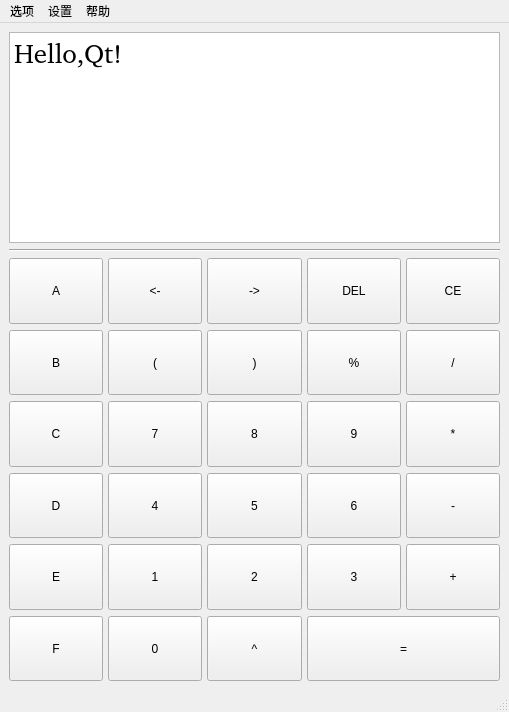
<?xml version="1.0" encoding="UTF-8"?>
<ui version="4.0">
 <class>MainWindow</class>
 <widget class="QMainWindow" name="MainWindow">
  <property name="geometry">
   <rect>
    <x>0</x>
    <y>0</y>
    <width>509</width>
    <height>712</height>
   </rect>
  </property>
  <property name="windowTitle">
   <string>MainWindow</string>
  </property>
  <widget class="QWidget" name="centralwidget">
   <property name="styleSheet">
    <string notr="true">*{font: normal 20px “微软雅黑”;}
</string>
   </property>
   <layout class="QGridLayout" name="gridLayout_2">
    <item row="2" column="0" rowspan="2">
     <layout class="QGridLayout" name="gridLayout">
      <property name="sizeConstraint">
       <enum>QLayout::SetMaximumSize</enum>
      </property>
      <property name="horizontalSpacing">
       <number>5</number>
      </property>
      <item row="3" column="1">
       <widget class="QPushButton" name="pushButton_4">
        <property name="sizePolicy">
         <sizepolicy hsizetype="Expanding" vsizetype="Expanding">
          <horstretch>0</horstretch>
          <verstretch>0</verstretch>
         </sizepolicy>
        </property>
        <property name="text">
         <string>4</string>
        </property>
       </widget>
      </item>
      <item row="1" column="2">
       <widget class="QPushButton" name="pushButton_right_bracket">
        <property name="sizePolicy">
         <sizepolicy hsizetype="Expanding" vsizetype="Expanding">
          <horstretch>0</horstretch>
          <verstretch>0</verstretch>
         </sizepolicy>
        </property>
        <property name="text">
         <string>)</string>
        </property>
       </widget>
      </item>
      <item row="2" column="1">
       <widget class="QPushButton" name="pushButton_7">
        <property name="sizePolicy">
         <sizepolicy hsizetype="Expanding" vsizetype="Expanding">
          <horstretch>0</horstretch>
          <verstretch>0</verstretch>
         </sizepolicy>
        </property>
        <property name="text">
         <string>7</string>
        </property>
       </widget>
      </item>
      <item row="3" column="0">
       <widget class="QPushButton" name="pushButton_D">
        <property name="sizePolicy">
         <sizepolicy hsizetype="Expanding" vsizetype="Expanding">
          <horstretch>0</horstretch>
          <verstretch>0</verstretch>
         </sizepolicy>
        </property>
        <property name="text">
         <string>D</string>
        </property>
       </widget>
      </item>
      <item row="4" column="1">
       <widget class="QPushButton" name="pushButton_1">
        <property name="sizePolicy">
         <sizepolicy hsizetype="Expanding" vsizetype="Expanding">
          <horstretch>0</horstretch>
          <verstretch>0</verstretch>
         </sizepolicy>
        </property>
        <property name="text">
         <string>1</string>
        </property>
       </widget>
      </item>
      <item row="3" column="3">
       <widget class="QPushButton" name="pushButton_6">
        <property name="sizePolicy">
         <sizepolicy hsizetype="Expanding" vsizetype="Expanding">
          <horstretch>0</horstretch>
          <verstretch>0</verstretch>
         </sizepolicy>
        </property>
        <property name="text">
         <string>6</string>
        </property>
       </widget>
      </item>
      <item row="2" column="4">
       <widget class="QPushButton" name="pushButton_multiply">
        <property name="sizePolicy">
         <sizepolicy hsizetype="Expanding" vsizetype="Expanding">
          <horstretch>0</horstretch>
          <verstretch>0</verstretch>
         </sizepolicy>
        </property>
        <property name="text">
         <string>*</string>
        </property>
       </widget>
      </item>
      <item row="0" column="4">
       <widget class="QPushButton" name="pushButton_CE">
        <property name="sizePolicy">
         <sizepolicy hsizetype="Expanding" vsizetype="Expanding">
          <horstretch>0</horstretch>
          <verstretch>0</verstretch>
         </sizepolicy>
        </property>
        <property name="text">
         <string>CE</string>
        </property>
       </widget>
      </item>
      <item row="3" column="4">
       <widget class="QPushButton" name="pushButton_subtract">
        <property name="sizePolicy">
         <sizepolicy hsizetype="Expanding" vsizetype="Expanding">
          <horstretch>0</horstretch>
          <verstretch>0</verstretch>
         </sizepolicy>
        </property>
        <property name="text">
         <string>-</string>
        </property>
       </widget>
      </item>
      <item row="2" column="2">
       <widget class="QPushButton" name="pushButton_8">
        <property name="sizePolicy">
         <sizepolicy hsizetype="Expanding" vsizetype="Expanding">
          <horstretch>0</horstretch>
          <verstretch>0</verstretch>
         </sizepolicy>
        </property>
        <property name="text">
         <string>8</string>
        </property>
       </widget>
      </item>
      <item row="2" column="3">
       <widget class="QPushButton" name="pushButton_9">
        <property name="sizePolicy">
         <sizepolicy hsizetype="Expanding" vsizetype="Expanding">
          <horstretch>0</horstretch>
          <verstretch>0</verstretch>
         </sizepolicy>
        </property>
        <property name="text">
         <string>9</string>
        </property>
       </widget>
      </item>
      <item row="5" column="0">
       <widget class="QPushButton" name="pushButton_F">
        <property name="sizePolicy">
         <sizepolicy hsizetype="Expanding" vsizetype="Expanding">
          <horstretch>0</horstretch>
          <verstretch>0</verstretch>
         </sizepolicy>
        </property>
        <property name="text">
         <string>F</string>
        </property>
       </widget>
      </item>
      <item row="4" column="2">
       <widget class="QPushButton" name="pushButton_2">
        <property name="sizePolicy">
         <sizepolicy hsizetype="Expanding" vsizetype="Expanding">
          <horstretch>0</horstretch>
          <verstretch>0</verstretch>
         </sizepolicy>
        </property>
        <property name="text">
         <string>2</string>
        </property>
       </widget>
      </item>
      <item row="4" column="3">
       <widget class="QPushButton" name="pushButton_3">
        <property name="sizePolicy">
         <sizepolicy hsizetype="Expanding" vsizetype="Expanding">
          <horstretch>0</horstretch>
          <verstretch>0</verstretch>
         </sizepolicy>
        </property>
        <property name="text">
         <string>3</string>
        </property>
       </widget>
      </item>
      <item row="0" column="3">
       <widget class="QPushButton" name="pushButton_DEL">
        <property name="sizePolicy">
         <sizepolicy hsizetype="Expanding" vsizetype="Expanding">
          <horstretch>0</horstretch>
          <verstretch>0</verstretch>
         </sizepolicy>
        </property>
        <property name="text">
         <string>DEL</string>
        </property>
       </widget>
      </item>
      <item row="0" column="2">
       <widget class="QPushButton" name="pushButton_right">
        <property name="sizePolicy">
         <sizepolicy hsizetype="Expanding" vsizetype="Expanding">
          <horstretch>0</horstretch>
          <verstretch>0</verstretch>
         </sizepolicy>
        </property>
        <property name="text">
         <string>-&gt;</string>
        </property>
       </widget>
      </item>
      <item row="0" column="1">
       <widget class="QPushButton" name="pushButton_left">
        <property name="sizePolicy">
         <sizepolicy hsizetype="Expanding" vsizetype="Expanding">
          <horstretch>0</horstretch>
          <verstretch>0</verstretch>
         </sizepolicy>
        </property>
        <property name="text">
         <string>&lt;-</string>
        </property>
       </widget>
      </item>
      <item row="2" column="0">
       <widget class="QPushButton" name="pushButton_C">
        <property name="sizePolicy">
         <sizepolicy hsizetype="Expanding" vsizetype="Expanding">
          <horstretch>0</horstretch>
          <verstretch>0</verstretch>
         </sizepolicy>
        </property>
        <property name="text">
         <string>C</string>
        </property>
       </widget>
      </item>
      <item row="1" column="0">
       <widget class="QPushButton" name="pushButton_B">
        <property name="sizePolicy">
         <sizepolicy hsizetype="Expanding" vsizetype="Expanding">
          <horstretch>0</horstretch>
          <verstretch>0</verstretch>
         </sizepolicy>
        </property>
        <property name="text">
         <string>B</string>
        </property>
       </widget>
      </item>
      <item row="0" column="0">
       <widget class="QPushButton" name="pushButton_A">
        <property name="sizePolicy">
         <sizepolicy hsizetype="Expanding" vsizetype="Expanding">
          <horstretch>0</horstretch>
          <verstretch>0</verstretch>
         </sizepolicy>
        </property>
        <property name="text">
         <string>A</string>
        </property>
       </widget>
      </item>
      <item row="1" column="4">
       <widget class="QPushButton" name="pushButton_divide">
        <property name="sizePolicy">
         <sizepolicy hsizetype="Expanding" vsizetype="Expanding">
          <horstretch>0</horstretch>
          <verstretch>0</verstretch>
         </sizepolicy>
        </property>
        <property name="text">
         <string>/</string>
        </property>
       </widget>
      </item>
      <item row="3" column="2">
       <widget class="QPushButton" name="pushButton_5">
        <property name="sizePolicy">
         <sizepolicy hsizetype="Expanding" vsizetype="Expanding">
          <horstretch>0</horstretch>
          <verstretch>0</verstretch>
         </sizepolicy>
        </property>
        <property name="text">
         <string>5</string>
        </property>
       </widget>
      </item>
      <item row="1" column="1">
       <widget class="QPushButton" name="pushButton_left_bracket">
        <property name="sizePolicy">
         <sizepolicy hsizetype="Expanding" vsizetype="Expanding">
          <horstretch>0</horstretch>
          <verstretch>0</verstretch>
         </sizepolicy>
        </property>
        <property name="text">
         <string>(</string>
        </property>
       </widget>
      </item>
      <item row="1" column="3">
       <widget class="QPushButton" name="pushButton_mod">
        <property name="sizePolicy">
         <sizepolicy hsizetype="Expanding" vsizetype="Expanding">
          <horstretch>0</horstretch>
          <verstretch>0</verstretch>
         </sizepolicy>
        </property>
        <property name="text">
         <string>%</string>
        </property>
       </widget>
      </item>
      <item row="4" column="4">
       <widget class="QPushButton" name="pushButton_add">
        <property name="sizePolicy">
         <sizepolicy hsizetype="Expanding" vsizetype="Expanding">
          <horstretch>0</horstretch>
          <verstretch>0</verstretch>
         </sizepolicy>
        </property>
        <property name="text">
         <string>+</string>
        </property>
       </widget>
      </item>
      <item row="4" column="0">
       <widget class="QPushButton" name="pushButton_E">
        <property name="sizePolicy">
         <sizepolicy hsizetype="Expanding" vsizetype="Expanding">
          <horstretch>0</horstretch>
          <verstretch>0</verstretch>
         </sizepolicy>
        </property>
        <property name="text">
         <string>E</string>
        </property>
       </widget>
      </item>
      <item row="5" column="3" colspan="2">
       <widget class="QPushButton" name="pushButton_equal">
        <property name="sizePolicy">
         <sizepolicy hsizetype="Expanding" vsizetype="Expanding">
          <horstretch>0</horstretch>
          <verstretch>0</verstretch>
         </sizepolicy>
        </property>
        <property name="text">
         <string>=</string>
        </property>
       </widget>
      </item>
      <item row="5" column="1">
       <widget class="QPushButton" name="pushButton_0">
        <property name="sizePolicy">
         <sizepolicy hsizetype="Expanding" vsizetype="Expanding">
          <horstretch>0</horstretch>
          <verstretch>0</verstretch>
         </sizepolicy>
        </property>
        <property name="text">
         <string>0</string>
        </property>
       </widget>
      </item>
      <item row="5" column="2">
       <widget class="QPushButton" name="pushButton_power">
        <property name="sizePolicy">
         <sizepolicy hsizetype="Expanding" vsizetype="Expanding">
          <horstretch>0</horstretch>
          <verstretch>0</verstretch>
         </sizepolicy>
        </property>
        <property name="text">
         <string>^</string>
        </property>
       </widget>
      </item>
     </layout>
    </item>
    <item row="1" column="0">
     <widget class="Line" name="line">
      <property name="orientation">
       <enum>Qt::Horizontal</enum>
      </property>
     </widget>
    </item>
    <item row="0" column="0">
     <widget class="QTextBrowser" name="textBrowser">
      <property name="sizePolicy">
       <sizepolicy hsizetype="Expanding" vsizetype="Minimum">
        <horstretch>0</horstretch>
        <verstretch>0</verstretch>
       </sizepolicy>
      </property>
      <property name="font">
       <font>
        <family>“微软雅黑”</family>
        <pointsize>-1</pointsize>
        <weight>50</weight>
        <italic>false</italic>
        <bold>false</bold>
       </font>
      </property>
      <property name="cursor" stdset="0">
       <cursorShape>IBeamCursor</cursorShape>
      </property>
      <property name="tabletTracking">
       <bool>false</bool>
      </property>
      <property name="styleSheet">
       <string notr="true"/>
      </property>
      <property name="autoFormatting">
       <set>QTextEdit::AutoNone</set>
      </property>
      <property name="html">
       <string>&lt;!DOCTYPE HTML PUBLIC &quot;-//W3C//DTD HTML 4.0//EN&quot; &quot;http://www.w3.org/TR/REC-html40/strict.dtd&quot;&gt;
&lt;html&gt;&lt;head&gt;&lt;meta name=&quot;qrichtext&quot; content=&quot;1&quot; /&gt;&lt;style type=&quot;text/css&quot;&gt;
p, li { white-space: pre-wrap; }
&lt;/style&gt;&lt;/head&gt;&lt;body style=&quot; font-family:'“微软雅黑”'; font-size:20px; font-weight:400; font-style:normal;&quot;&gt;
&lt;p style=&quot; margin-top:0px; margin-bottom:0px; margin-left:0px; margin-right:0px; -qt-block-indent:0; text-indent:0px;&quot;&gt;&lt;span style=&quot; font-family:'SimSun'; font-size:20pt;&quot;&gt;Hello,Qt!&lt;/span&gt;&lt;/p&gt;&lt;/body&gt;&lt;/html&gt;</string>
      </property>
      <property name="cursorWidth">
       <number>2</number>
      </property>
      <property name="textInteractionFlags">
       <set>Qt::LinksAccessibleByKeyboard|Qt::LinksAccessibleByMouse|Qt::TextBrowserInteraction|Qt::TextEditable|Qt::TextEditorInteraction|Qt::TextSelectableByKeyboard|Qt::TextSelectableByMouse</set>
      </property>
     </widget>
    </item>
   </layout>
  </widget>
  <widget class="QMenuBar" name="menubar">
   <property name="geometry">
    <rect>
     <x>0</x>
     <y>0</y>
     <width>509</width>
     <height>26</height>
    </rect>
   </property>
   <widget class="QMenu" name="menu0xCalculator">
    <property name="title">
     <string>选项</string>
    </property>
    <addaction name="actionSave"/>
    <addaction name="actionRead"/>
    <addaction name="separator"/>
    <addaction name="actionQuit"/>
   </widget>
   <widget class="QMenu" name="menu">
    <property name="title">
     <string>设置</string>
    </property>
    <addaction name="actionGeneral"/>
    <addaction name="separator"/>
    <addaction name="actionSaving"/>
    <addaction name="actionHistory_location"/>
   </widget>
   <widget class="QMenu" name="menu_2">
    <property name="title">
     <string>帮助</string>
    </property>
    <addaction name="actionUsage"/>
    <addaction name="actionAuthor"/>
   </widget>
   <addaction name="menu0xCalculator"/>
   <addaction name="menu"/>
   <addaction name="menu_2"/>
  </widget>
  <widget class="QStatusBar" name="statusbar"/>
  <action name="actionUsage">
   <property name="text">
    <string>Help</string>
   </property>
   <property name="shortcut">
    <string>F1</string>
   </property>
  </action>
  <action name="actionAuthor">
   <property name="text">
    <string>Author</string>
   </property>
  </action>
  <action name="actionGeneral">
   <property name="text">
    <string>General</string>
   </property>
  </action>
  <action name="actionSaving">
   <property name="text">
    <string>History</string>
   </property>
  </action>
  <action name="actionHistory_location">
   <property name="text">
    <string>History location</string>
   </property>
  </action>
  <action name="actionSave">
   <property name="text">
    <string>Save</string>
   </property>
   <property name="shortcut">
    <string>Ctrl+S</string>
   </property>
  </action>
  <action name="actionRead">
   <property name="text">
    <string>Check history</string>
   </property>
  </action>
  <action name="actionQuit">
   <property name="text">
    <string>Quit</string>
   </property>
   <property name="shortcut">
    <string>Ctrl+Q</string>
   </property>
  </action>
 </widget>
 <resources/>
 <connections>
  <connection>
   <sender>actionQuit</sender>
   <signal>triggered()</signal>
   <receiver>MainWindow</receiver>
   <slot>close()</slot>
   <hints>
    <hint type="sourcelabel">
     <x>-1</x>
     <y>-1</y>
    </hint>
    <hint type="destinationlabel">
     <x>572</x>
     <y>323</y>
    </hint>
   </hints>
  </connection>
 </connections>
</ui>
